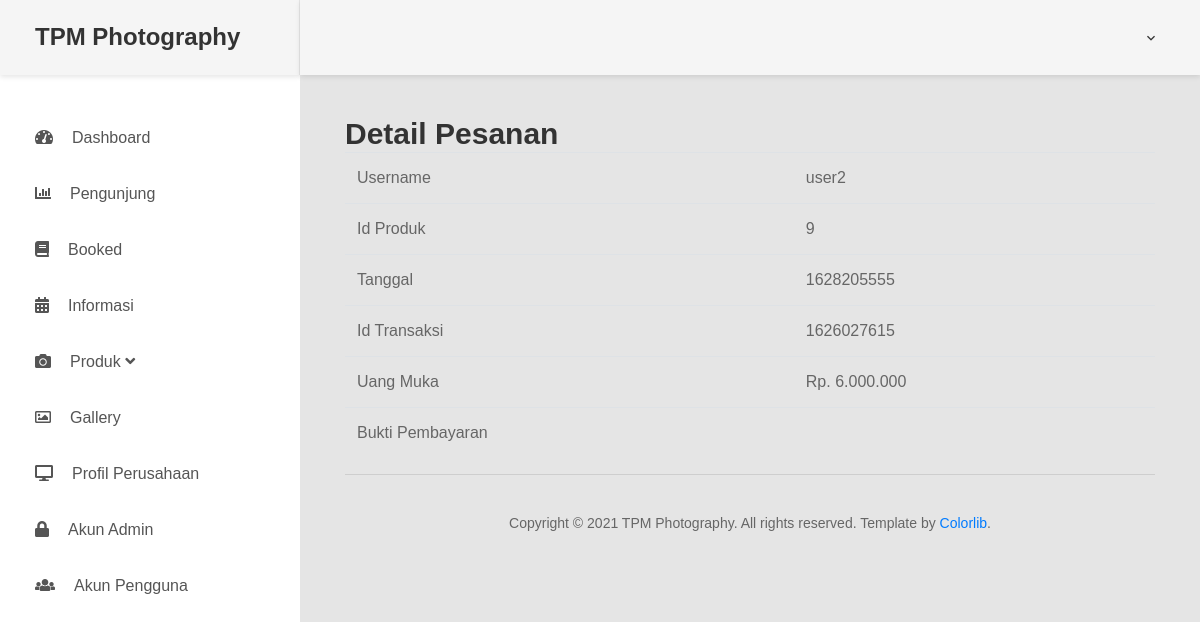
The app's page /admin/Booking/read/1626027615 with its own data.
### tables this page shows
CREATE TABLE `booking` (
  `id` int(11) NOT NULL,
  `id_produk` int(11) NOT NULL,
  `username` varchar(50) NOT NULL,
  `tanggal` int(11) NOT NULL,
  `jumlah_peserta` int(4) NOT NULL DEFAULT 1,
  `uang_muka` int(11) NOT NULL DEFAULT 0,
  `bukti_pembayaran` text DEFAULT NULL,
  `status` enum('Sedang diproses','Diterima') NOT NULL DEFAULT 'Sedang diproses'
);

### application/controllers/admin/Booking.php (called while the page is built, shortened)
<?php
class Booking extends CI_Controller
{
    function __construct()
    {
        $this->load->model('Booking_model');
        $this->load->library('form_validation');
    }
    public function read($id)
    {
        $this->Booking_model->db->select("booking.*, produk.judul, SUM(booking.uang_muka) AS DP, users.nama, users.id AS nik, users.hp")->join("users", "booking.username=users.username")->join("produk", "produk.id = booking.id_produk");
        $row = $this->Booking_model->get_by_id($id);
        if ($row) {
            $data = array(
            'id' => $row->id,
            'id_produk' => $row->id_produk,
            'username' => $row->username,
            'tanggal' => $row->tanggal,
            'id_transaksi' => $row->id,
            'DP' => $row->DP,
            'bukti_pembayaran' => ($row->bukti_pembayaran!=NULL? $row->bukti_pembayaran:NULL),
            'konten' => 'admin/booking/booking_read'
        );
        $this->load->view('admin/container', $data);
        } else {
            $this->session->set_flashdata('message', 'Record Not Found');
            redirect(site_url('Admin/Booking'));
        }
    }
}

### index.php (called while the page is built, shortened)
<?php
require_once BASEPATH.'core/CodeIgniter.php';

### application/models/Booking_model.php (called while the page is built, shortened)
<?php
class Booking_model extends CI_Model
{
    public $table = 'booking';
    public $id = 'id';
    function get_by_id($id)
    {
        $this->db->where($this->table.".".$this->id, $id);
        return $this->db->get($this->table)->row();
    }
}

### application/helpers/default_helper.php (called while the page is built, shortened)
<?php  if ( ! defined('BASEPATH')) exit('No direct script access allowed');
function format_number($number){
	$result = $number;
	if(strpos($number, ",")!==FALSE){
		$listNumber = explode(",", $number);
		$result = number_format($listNumber[0]);
		$result = str_replace(",", ".", $result);
		foreach ($listNumber as $value) {
			$result .= ",". $value;
		}
	}else{
		$result = number_format($number);
		$result = str_replace(",", ".", $result);
	};
	return $result;
}

### application/views/admin/booking/booking_read.php (the view, shortened to what this page needs)
<h2 style="margin-top:0px">Detail Pesanan</h2>
<table class="table">
    <tr>
        <td>Username</td>
        <td><?php echo $username; ?></td>
    </tr>
    <tr>
        <td>Id Produk</td>
        <td><?php echo $id_produk; ?></td>
    </tr>
    <tr>
        <td>Tanggal</td>
        <td><?php echo $tanggal; ?></td>
    </tr>
    <tr>
        <td>Id Transaksi</td>
        <td><?php echo $id_transaksi; ?></td>
    </tr>
    <tr>
        <td>Uang Muka</td>
        <td>Rp. <?php echo format_number($DP); ?></td>
    </tr>
    <tr>
        <td>Bukti Pembayaran</td>
        <td>
        </td>
    </tr>
</table>

### records on screen
booking: username "user2", id_produk "9", tanggal "1628205555", id "1626027615"

### other values on screen
format_number($DP) "6.000.000"
